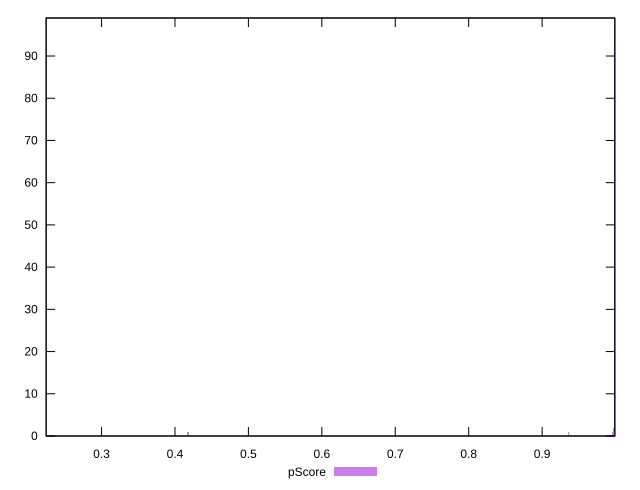

The script that saved this image:
reset

$pScore <<EOF
0.9983842893275976 93
0.22516752057175604 1
0.9969681413994733 2
0.9360737804901305 1
0.995551993471349 1
0.4177636387966543 1
EOF

set key outside below
set boxwidth 0.001416147928124252
set xrange [0.2245582344463104:0.9990105922923387]
set yrange [0:99]
set trange [0:99]
set style fill transparent solid 0.5 noborder
set terminal svg size 640, 490 enhanced background rgb 'white'
set output "reports/report_00030_2021-02-24T20-42-31.540Z/speed-index/samples/card/pScore/histogram.svg"

plot $pScore title "pScore" with boxes

reset
